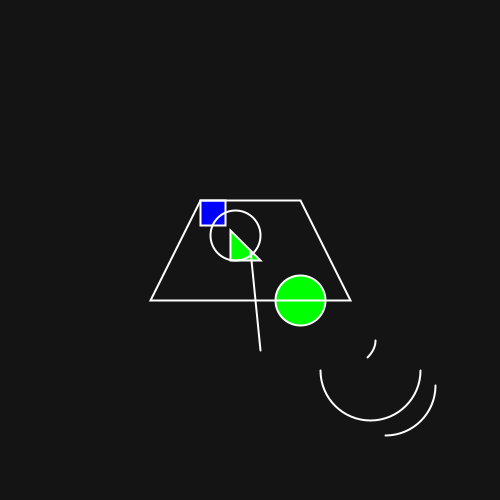
Frame 1 (no input)
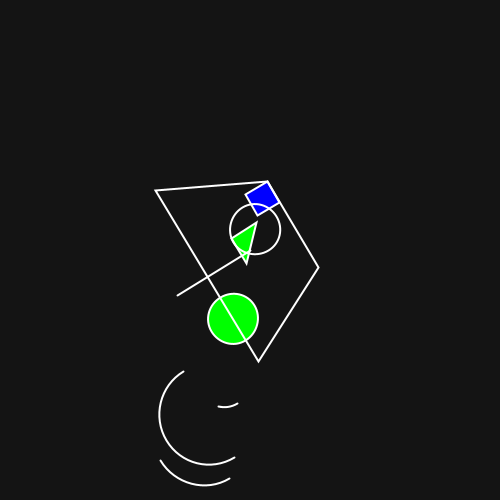
Frame 60 (the mouse pressed at the canvas centre just before this capture)
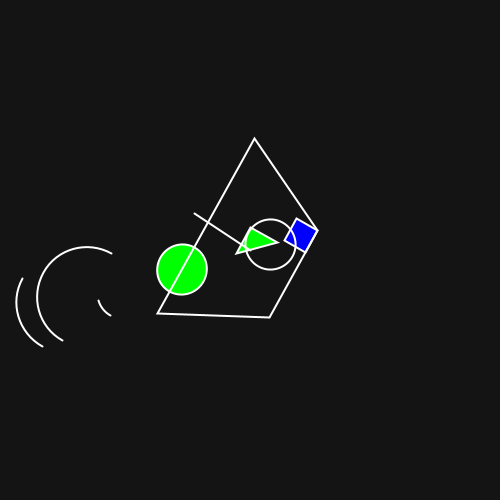
Frame 120 (the mouse held since frame 60 and released just before this capture)

The Processing sketch that drew these frames (run headless with seeded random() and noise(); from frame 60 on, the mouse is pressed at the canvas centre):

// Processing sketch: basic_shapes
// ── basic_shapes.pde
// https://processing.org/reference/

float t;

void setup() {
 background(20);
 size(500, 500);
}

void draw() {
 background(20);
 translate(width/2, height/2);
 
  drawShapes();
  
  t += 1;
}

void drawShapes() {
  /*
  
  // Rectangle and Square
  rect(x, y, width, height);      // Rectangle
  square(x, y, size);             // Square (equal sides)
  
  // Circle and Ellipse
  circle(x, y, diameter);         // Circle
  ellipse(x, y, width, height);   // Ellipse/Oval
  
  // Triangle
  triangle(x1, y1, x2, y2, x3, y3);  // Three points
  
  // Line
  line(x1, y1, x2, y2);          // Start and end points
  
  // Arc (part of circle/ellipse)
  arc(x, y, width, height, start, stop);  // start/stop in radians
  
  // Quad (four-sided polygon)
  quad(x1, y1, x2, y2, x3, y3, x4, y4);  // Four points
  
  */

  /*
  
  Transformations:
  
  translate(x, y);
  scale(x, y);
  rotate(radians(t));
  
  */
  
  /*
  
  Math functions:
  
  abs()
  ceil()
  constrain()
  dist()
  exp()
  floor()
  lerp()
  log()
  map()
  mag()
  max()
  min()
  norm()
  pow()
  round()
  sq()
  sqrt()
  
  */
  
  rotate(radians(t));  // Rotating motion
  
  // Blue color fill
  fill(0, 0, 255); 
  // White stroke (border)
  stroke(255);
  // Set stroke weight
  strokeWeight(2);
  
  rect(-25, -25, -25, -25);
  
  // Green color fill
  fill(0, 255, 0); 
  
  circle(50, 50, 50); 
  
  triangle(-20, -20, -20, 10, 10, 10);
  
  line(x1(t / 10), y1(t / 10), 0, 0); 
  
  // No fill (transparent)
  noFill();
  
  ellipse(-15, -15, 50, 50); 
  
  // PI HALF_PI QUARTER_PI TWO_PI (TAU)
  arc(120, 120, 100, 100, 0, PI);
  arc(135, 135, 100, 100, 0, HALF_PI);
  arc(100, 90, 50, 50, 0, QUARTER_PI);
       
  quad(-50, -50,    // Top-left
       50, -50,     // Top-right
       100, 50,     // Bottom-right
       -100, 50);   // Bottom-left
}

/*

// Basic trigonometric functions (input in radians)
sin(angle)   // Sine
cos(angle)   // Cosine
tan(angle)   // Tangent

// Inverse trigonometric functions (return radians)
asin(value)  // Arcsine (inverse sine)
acos(value)  // Arccosine (inverse cosine)
atan(value)  // Arctangent (inverse tangent)
atan2(y, x)  // Two-argument arctangent

// Convert between degrees and radians
radians(degrees)  // Convert degrees to radians
degrees(radians)  // Convert radians to degrees

*/

float x1(float t) {
  return cos (t) * 10 + sin (t) * 20;
}

float y1(float t) {
  return cos (t) * 100 + sin (t) * 20;
}

float x2(float t) {
  return sin (t / 10) * 200 + sin (t) * 2;
}

float y2(float t) {
  return cos (t / 20) * 200 + sin (t / 12) * 20;
}

// Save image
void keyPressed() {
  if (key == 's' || key == 'S') {
    save("artwork/processing_screenshot_" + year() + month() + day() + hour() + minute() + second() + ".png");
  }
}
